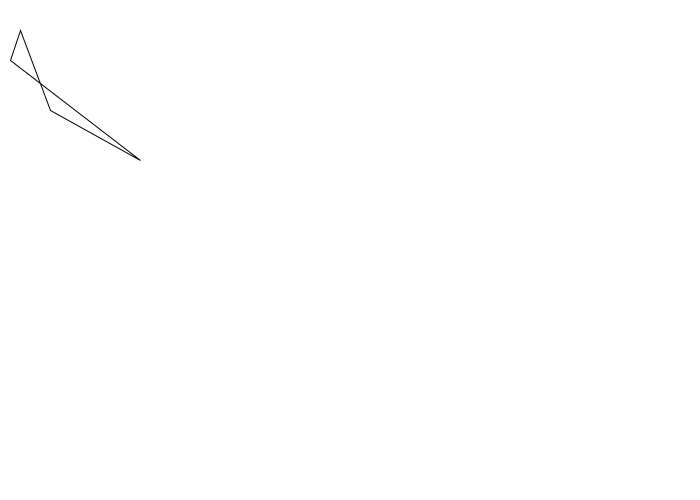
Frame 1 (no input)
Frame 60 (the mouse pressed at the canvas centre just before this capture): identical to frame 1, image omitted
Frame 120 (the mouse held since frame 60 and released just before this capture): identical to frame 1, image omitted

The Processing sketch that drew this single still picture (run headless with seeded random() and noise(); from frame 60 on, the mouse is pressed at the canvas centre):

// Processing sketch: CustomShape
// ── CustomShape.pde
void setup (){
  size(700,500);
  background(255);
}

void draw (){
  background (255);
  beginShape();
  vertex(10,60);
  vertex(20,30);
  vertex(50,110);
  vertex(140,160);
  endShape(CLOSE);
}
